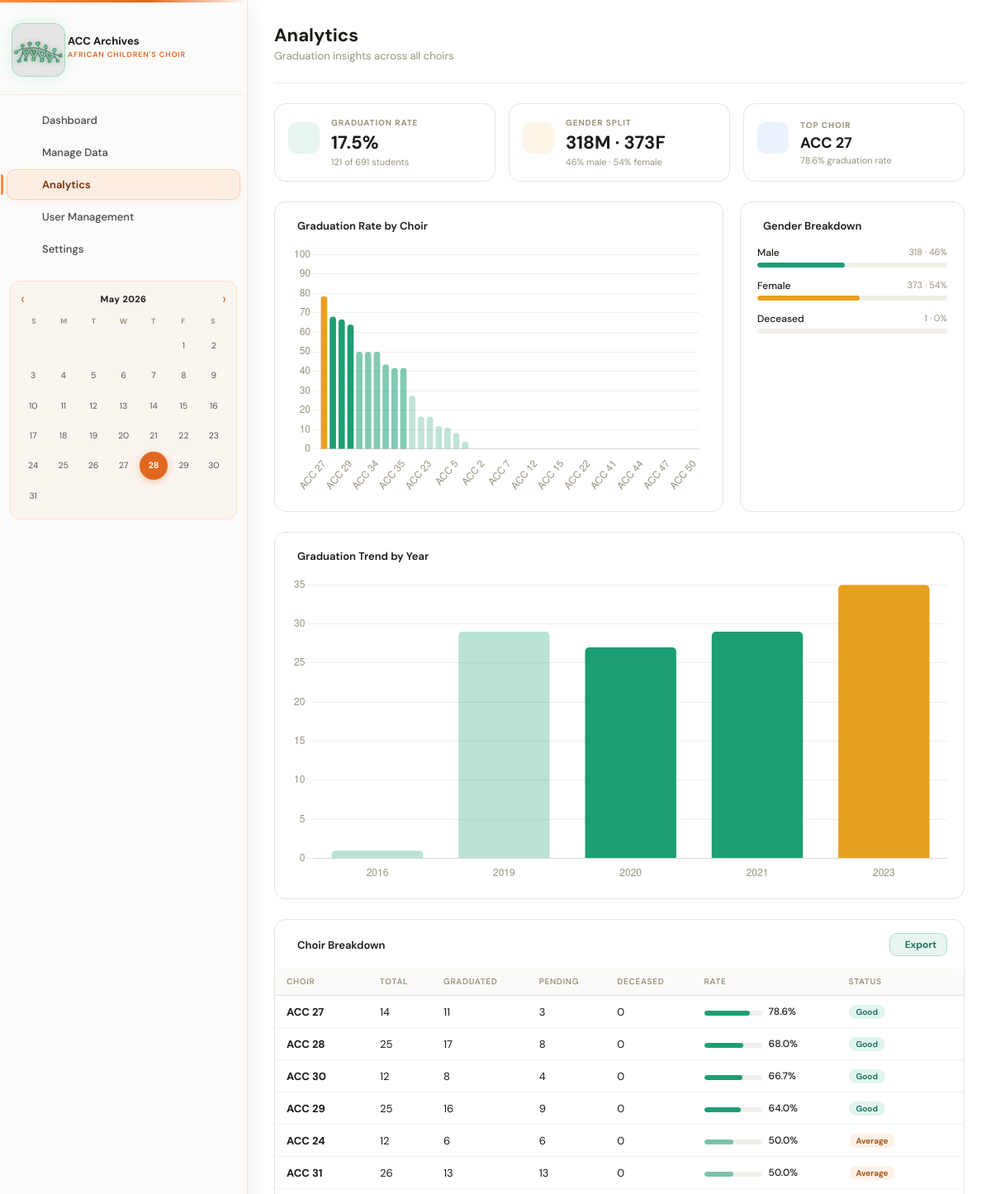
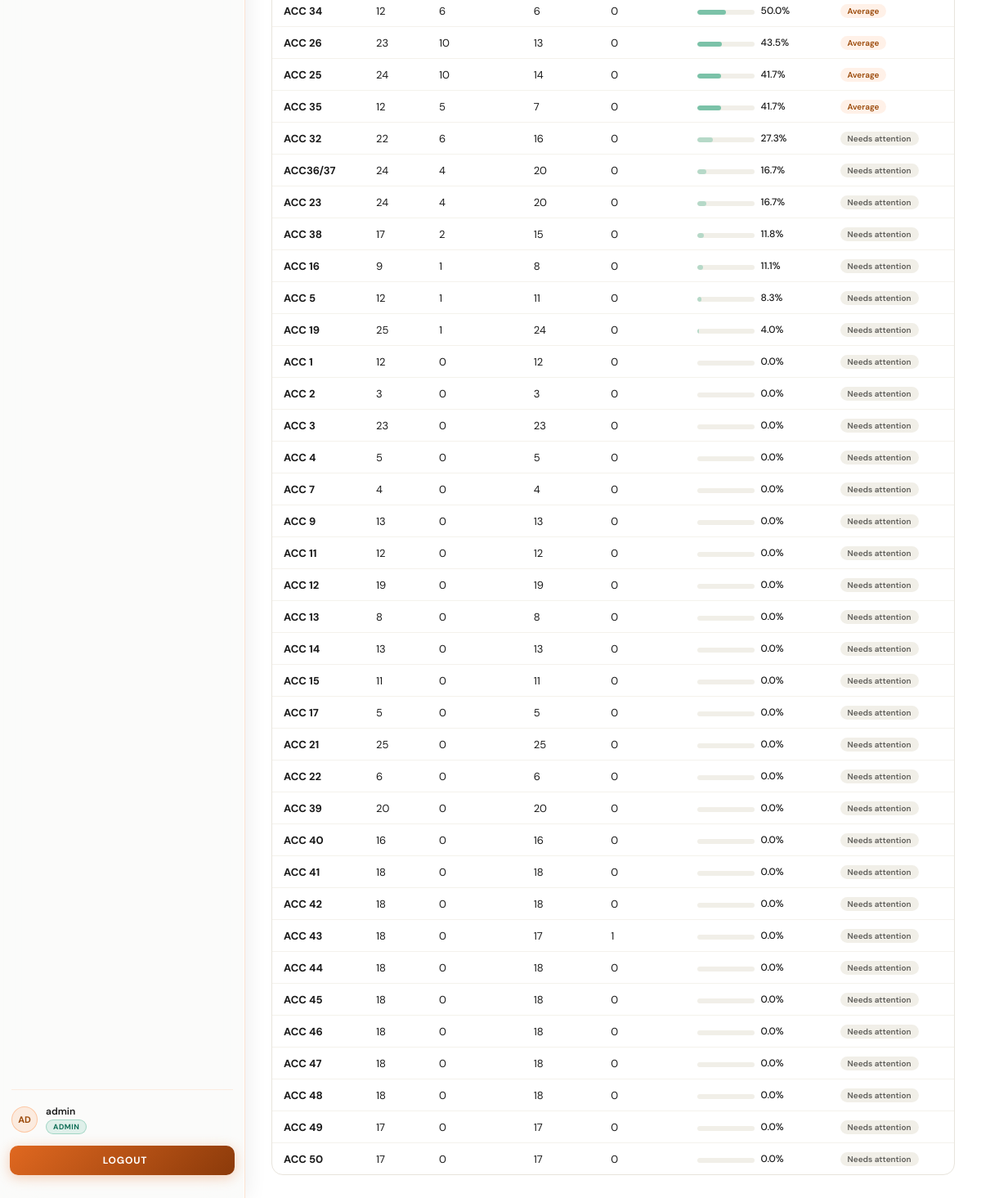
Screenshot of /analytics (signed in) with the database file from the repository (2 pictures, top to bottom).
### tables this page shows
CREATE TABLE choir_data (
            id                INTEGER PRIMARY KEY AUTOINCREMENT,
            identification_no TEXT    UNIQUE NOT NULL,
            name              TEXT,
            choir             TEXT,
            gender            TEXT,
            status            TEXT DEFAULT 'alive',
            comment           TEXT DEFAULT ''
        );

CREATE TABLE graduation_data (
            id                 INTEGER PRIMARY KEY AUTOINCREMENT,
            identification_no  TEXT NOT NULL,
            institute          TEXT,
            course_name        TEXT,
            duration           TEXT,
            year_of_graduation INTEGER,
            FOREIGN KEY (identification_no)
                REFERENCES choir_data(identification_no)
                ON DELETE CASCADE
        );

### routes/analytics.py (the view)
@analytics_bp.route("/analytics")
@login_required
def index():
    conn = connect_db(row_factory=True)
    rows = conn.execute("""
        SELECT c.identification_no, c.choir, c.gender, c.status,
               g.year_of_graduation
        FROM choir_data c
        LEFT JOIN graduation_data g ON c.identification_no = g.identification_no
    """).fetchall()
    conn.close()
    data = [dict(r) for r in rows]
    total     = len({r["identification_no"] for r in data})
    graduated = len({r["identification_no"] for r in data if r["year_of_graduation"]})
    deceased  = sum(1 for r in data if r["status"] == "deceased")
    grad_rate = round(graduated / total * 100, 1) if total else 0
    male   = sum(1 for r in data if r["gender"] == "M")
    female = sum(1 for r in data if r["gender"] == "F")
    choir_map = {}
    for r in data:
        c = r["choir"] or "Unknown"
        if c not in choir_map:
            choir_map[c] = {"total": 0, "graduated": 0, "deceased": 0}
        choir_map[c]["total"] += 1
        if r["year_of_graduation"]:
            choir_map[c]["graduated"] += 1
        if r["status"] == "deceased":
            choir_map[c]["deceased"] += 1
    choir_stats = []
    for name, s in choir_map.items():
        rate = round(s["graduated"] / s["total"] * 100, 1) if s["total"] else 0
        choir_stats.append({
            "choir": name, "total": s["total"],
            "graduated": s["graduated"], "deceased": s["deceased"],
            "pending": s["total"] - s["graduated"] - s["deceased"],
            "rate": rate,
        })
    choir_stats.sort(key=lambda x: x["rate"], reverse=True)
    top_choir = choir_stats[0] if choir_stats else {"choir": "—", "rate": 0}
    trend = {}
    for r in data:
        if r["year_of_graduation"]:
            yr = int(r["year_of_graduation"])
            trend[yr] = trend.get(yr, 0) + 1
    trend_labels = sorted(trend.keys())
    trend_values = [trend[y] for y in trend_labels]
    return render_template("analytics.html",
        total=total, graduated=graduated, deceased=deceased,
        grad_rate=grad_rate, male=male, female=female,
        top_choir=top_choir, choir_stats=choir_stats,
        trend_labels=json.dumps([str(y) for y in trend_labels]),
        trend_values=json.dumps(trend_values),
        choir_labels=json.dumps([s["choir"] for s in choir_stats]),
        choir_rates=json.dumps([s["rate"] for s in choir_stats]),
    )

### database.py (called while the page is built)
def connect_db(row_factory: bool = False):
    conn = sqlite3.connect(DB_PATH)
    conn.execute("PRAGMA foreign_keys = ON")
    if row_factory:
        conn.row_factory = sqlite3.Row
    return conn

### routes/auth.py (called while the page is built)
def login_required(f):
    @wraps(f)
    def decorated(*args, **kwargs):
        if not session.get("auth"):
            return redirect(url_for("auth.login"))
        return f(*args, **kwargs)
    return decorated

### templates/analytics.html (shortened to what this page needs)
{% extends "base.html" %}
{% block content %}
<div class="page-header">
  <div class="page-title">Analytics</div>
  <div class="page-sub">Graduation insights across all choirs</div>
</div>
<hr class="page-divider">
<div style="display:grid; grid-template-columns:repeat(3,1fr); gap:16px; margin-bottom:24px">
  <div class="card" style="display:flex; align-items:center; gap:14px; padding:16px">
    <div class="metric-icon teal"></div>
    <div>
      <div class="metric-label">Graduation Rate</div>
      <div class="metric-value" style="font-size:22px">{{ grad_rate }}%</div>
      <div class="metric-hint">{{ graduated }} of {{ total }} students</div>
    </div>
  </div>
  <div class="card" style="display:flex; align-items:center; gap:14px; padding:16px">
    <div class="metric-icon amber"></div>
    <div>
      <div class="metric-label">Gender Split</div>
      <div class="metric-value" style="font-size:22px">{{ male }}M · {{ female }}F</div>
      <div class="metric-hint">
        {{ ((male/total*100)|round|int) if total else 0 }}% male ·
        {{ ((female/total*100)|round|int) if total else 0 }}% female
      </div>
    </div>
  </div>
  <div class="card" style="display:flex; align-items:center; gap:14px; padding:16px">
    <div class="metric-icon blue"></div>
    <div>
      <div class="metric-label">Top Choir</div>
      <div class="metric-value" style="font-size:18px">{{ top_choir.choir }}</div>
      <div class="metric-hint">{{ top_choir.rate }}% graduation rate</div>
    </div>
  </div>
</div>
<div style="display:grid; grid-template-columns:2fr 1fr; gap:20px; margin-bottom:24px">
  <div class="card">
    <div class="card-title"> Graduation Rate by Choir</div>
    <canvas id="choirChart" height="180"></canvas>
  </div>
  <div class="card">
    <div class="card-title"> Gender Breakdown</div>
    {% set total_safe = total if total else 1 %}
    {% for label, value, pct, cls in [
      ('Male',     male,    (male/total_safe*100)|round|int,    'pb-green'),
      ('Female',   female,  (female/total_safe*100)|round|int,  'pb-amber'),
      ('Deceased', deceased,(deceased/total_safe*100)|round|int,'pb-faded'),
    ] %}
    <div style="margin-bottom:14px">
      <div style="display:flex; justify-content:space-between; margin-bottom:4px">
        <span style="font-size:12px; font-weight:500">{{ label }}</span>
        <span style="font-size:11px; color:#9A927E">{{ value }} · {{ pct }}%</span>
      </div>
      <div class="progress-bar-wrap">
        <div class="progress-bar {{ cls }}" style="--bar-w: {{ pct }}%"></div>
      </div>
    </div>
    {% endfor %}
  </div>
</div>
<div class="card" style="margin-bottom:24px">
  <div class="card-title"> Graduation Trend by Year</div>
  <canvas id="yearChart" height="140"></canvas>
</div>
<div class="card" style="padding:0; overflow:hidden">
  <div style="padding:16px 20px 0; display:flex; justify-content:space-between; align-items:center">
    <div class="card-title" style="margin-bottom:0"> Choir Breakdown</div>
    <a href="{{ url_for('analytics.index') }}?export=1" class="btn btn-download btn-sm">
       Export
    </a>
  </div>
  <div class="table-wrap" style="border:none; margin-top:14px">
    <table>
      <thead>
        <tr><th>Choir</th><th>Total</th><th>Graduated</th><th>Pending</th><th>Deceased</th><th>Rate</th><th>Status</th></tr>
      </thead>
      <tbody>
        {% for row in choir_stats %}
        <tr>
          <td><strong>{{ row.choir }}</strong></td>
          <td>{{ row.total }}</td>
          <td>{{ row.graduated }}</td>
          <td>{{ row.pending }}</td>
          <td>{{ row.deceased }}</td>
          <td>
            <div style="display:flex; align-items:center; gap:8px">
              <div class="progress-bar-wrap" style="width:70px">
                <div class="progress-bar
                  {% if row.rate >= 80 %}pb-amber
                  {% elif row.rate >= 60 %}pb-green
                  {% elif row.rate >= 40 %}pb-mid
                  {% else %}pb-faded{% endif %}"
                  style="--bar-w: {{ row.rate }}%">
                </div>
              </div>
              <span style="font-size:12px; font-weight:500">{{ row.rate }}%</span>
            </div>
          </td>
          <td>
            {% if row.rate >= 80 %}
              <span class="badge badge-green">Excellent</span>
            {% elif row.rate >= 60 %}
              <span class="badge badge-green">Good</span>
            {% elif row.rate >= 40 %}
              <span class="badge badge-orange">Average</span>
            {% else %}
              <span class="badge badge-gray">Needs attention</span>
            {% endif %}
          </td>
        </tr>
        {% endfor %}
      </tbody>
    </table>
  </div>
</div>
{% endblock %}
{% block scripts %}
<script>
const trendLabels = {{ trend_labels|safe }};
const trendValues = {{ trend_values|safe }};
const choirLabels = {{ choir_labels|safe }};
const choirRates  = {{ choir_rates|safe }};
// ── shared colour logic (matches dashboard trend chart) ───
function trendColors(values) {
  const lastIdx    = values.length - 1;
  const startGreen = Math.max(0, values.length - 3);
  return values.map((_, i) =>
    i === lastIdx    ? '#E8A020' :
    i >= startGreen  ? '#1D9E75' :
                       'rgba(29,158,117,0.3)'
  );
}
function rateColors(rates) {
  const maxRate = Math.max(...rates);
  return rates.map(r =>
    r === maxRate      ? '#E8A020' :
    r >= 60            ? '#1D9E75' :
    r >= 40            ? 'rgba(29,158,117,0.55)' :
                         'rgba(29,158,117,0.28)'
  );
}
const chartDefaults = {
  plugins: { legend: { display: false } },
  scales: {
    x: { grid: { display: false }, ticks: { color: '#9A927E' } },
    y: { grid: { color: '#F1EFE8' }, ticks: { color: '#9A927E' }, border: { display: false } }
  }
};
// Choir rate chart
new Chart(document.getElementById('choirChart'), {
  type: 'bar',
  data: {
    labels: choirLabels,
    datasets: [{ data: choirRates, backgroundColor: rateColors(choirRates), borderRadius: 5 }]
  },
  options: { ...chartDefaults, scales: { ...chartDefaults.scales, y: { ...chartDefaults.scales.y, max: 100 } } }
});
// Year trend chart
new Chart(document.getElementById('yearChart'), {
  type: 'bar',
  data: {
    labels: trendLabels,
    datasets: [{ data: trendValues, backgroundColor: trendColors(trendValues), borderRadius: 5 }]
  },
  options: chartDefaults
});
</script>
{% endblock %}

### static/css/main.css (style rules this page uses)
*, *::before, *::after { box-sizing: border-box; margin: 0; padding: 0 }
html, body { height: 100%; font-family: 'DM Sans', sans-serif; font-size: 14px; color: #1C1A14; background: #F4F5F2 }
.page-header { margin-bottom: 24px }
.page-title { font-size: 22px; font-weight: 700; color: #1C1A14 }
.page-sub { font-size: 13px; color: #9A927E; margin-top: 2px }
.page-divider { border: none; border-top: 1px solid #F0EDE6; margin: 16px 0 24px }
.card { background: #FFFFFF; border: 0.5px solid #E8E4DC; border-radius: 14px; padding: 20px; }
.card-title { font-size: 13px; font-weight: 600; color: #1a1a1a; margin-bottom: 16px; display: flex; align-items: center; gap: 7px }
.metric-icon { width: 38px; height: 38px; border-radius: 10px; display: flex; align-items: center; justify-content: center; margin-bottom: 12px }
.metric-icon.teal { background: rgba(29,158,117,0.10); color: #0F9E6A }
.metric-icon.amber { background: rgba(232,160,32,0.10); color: #C07A00 }
.metric-icon.blue { background: rgba(55,138,221,0.10); color: #1E78D4 }
.metric-label { font-size: 10px; font-weight: 700; color: #9A927E; text-transform: uppercase; letter-spacing: .09em; margin-bottom: 3px }
.metric-value { font-size: 28px; font-weight: 700; color: #1a1a1a; margin-bottom: 2px }
.metric-hint { font-size: 11px; color: #9A927E }
.table-wrap { overflow-x: auto; border-radius: 12px; border: 0.5px solid #E8E4DC }
table { width: 100%; border-collapse: collapse }
thead th { text-align: left; font-size: 10px; font-weight: 600; color: #9A927E; text-transform: uppercase; letter-spacing: .07em; padding: 10px 14px 10px; border-bottom: 0.5px solid #E8E4DC; background: #FAFAF8; }
tbody td { font-size: 13px; color: #1a1a1a; padding: 10px 14px; border-bottom: 0.5px solid #F4F2EC; vertical-align: middle }
tbody tr:last-child td { border-bottom: none }
.badge { display: inline-block; font-size: 10px; font-weight: 600; padding: 2px 9px; border-radius: 20px }
.badge-green { background: #E1F5EE; color: #0F6E56 }
.badge-gray { background: #F1EFE8; color: #5F5E5A }
.badge-orange { background: rgba(255,140,66,0.12); color: #9B4A0A }
.btn { display: inline-flex; align-items: center; gap: 6px; padding: 9px 18px; border-radius: 9px; font-size: 13px; font-weight: 600; border: none; cursor: pointer; text-decoration: none; transition: all .18s; font-family: 'DM Sans', sans-serif }
.btn-download { background: rgba(29,158,117,0.10); color: #0F6E56; border: 1px solid rgba(29,158,117,0.30) }
.btn-sm { padding: 5px 12px; font-size: 12px }
.progress-bar-wrap { height: 6px; background: #F1EFE8; border-radius: 3px; overflow: hidden; margin-top: 4px }
.progress-bar { height: 100%; border-radius: 3px; transition: width .4s; width: var(--bar-w, 0%); }
.pb-green { background: #1D9E75 }
.pb-mid { background: rgba(29,158,117,0.55) }
.pb-faded { background: rgba(29,158,117,0.28) }
.pb-amber { background: #E8A020 }

### rows the page displays
choir_data: choir "ACC 27", total "14", graduated "11", pending "3", deceased "0", rate "78.6", shows "Good"
graduation_data: choir "ACC 28", total "25", graduated "17", pending "8", deceased "0", rate "68.0", shows "Good"
graduation_data: choir "ACC 30", total "12", graduated "8", pending "4", deceased "0", rate "66.7", shows "Good"
graduation_data: choir "ACC 29", total "25", graduated "16", pending "9", deceased "0", rate "64.0", shows "Good"
choir_data: choir "ACC 24", total "12", graduated "6", pending "6", deceased "0", rate "50.0", shows "Average"
choir_data: choir "ACC 31", total "26", graduated "13", pending "13", deceased "0", rate "50.0", shows "Average"
graduation_data: choir "ACC 34", total "12", graduated "6", pending "6", deceased "0", rate "50.0", shows "Average"
choir_data: choir "ACC 26", total "23", graduated "10", pending "13", deceased "0", rate "43.5", shows "Average"
choir_data: choir "ACC 25", total "24", graduated "10", pending "14", deceased "0", rate "41.7", shows "Average"
graduation_data: choir "ACC 35", total "12", graduated "5", pending "7", deceased "0", rate "41.7", shows "Average"
choir_data: choir "ACC 32", total "22", graduated "6", pending "16", deceased "0", rate "27.3", shows "Needs attention"
choir_data: choir "ACC36/37", total "24", graduated "4", pending "20", deceased "0", rate "16.7", shows "Needs attention"
choir_data: choir "ACC 23", total "24", graduated "4", pending "20", deceased "0", rate "16.7", shows "Needs attention"
choir_data: choir "ACC 38", total "17", graduated "2", pending "15", deceased "0", rate "11.8", shows "Needs attention"
choir_data: choir "ACC 16", total "9", graduated "1", pending "8", deceased "0", rate "11.1", shows "Needs attention"
choir_data: choir "ACC 5", total "12", graduated "1", pending "11", deceased "0", rate "8.3", shows "Needs attention"
choir_data: choir "ACC 19", total "25", graduated "1", pending "24", deceased "0", rate "4.0", shows "Needs attention"
choir_data: choir "ACC 1", total "12", graduated "0", pending "12", deceased "0", rate "0.0", shows "Needs attention"
choir_data: choir "ACC 2", total "3", graduated "0", pending "3", deceased "0", rate "0.0", shows "Needs attention"
choir_data: choir "ACC 3", total "23", graduated "0", pending "23", deceased "0", rate "0.0", shows "Needs attention"
choir_data: choir "ACC 4", total "5", graduated "0", pending "5", deceased "0", rate "0.0", shows "Needs attention"
choir_data: choir "ACC 7", total "4", graduated "0", pending "4", deceased "0", rate "0.0", shows "Needs attention"
choir_data: choir "ACC 9", total "13", graduated "0", pending "13", deceased "0", rate "0.0", shows "Needs attention"
choir_data: choir "ACC 11", total "12", graduated "0", pending "12", deceased "0", rate "0.0", shows "Needs attention"
choir_data: choir "ACC 12", total "19", graduated "0", pending "19", deceased "0", rate "0.0", shows "Needs attention"
choir_data: choir "ACC 13", total "8", graduated "0", pending "8", deceased "0", rate "0.0", shows "Needs attention"
choir_data: choir "ACC 14", total "13", graduated "0", pending "13", deceased "0", rate "0.0", shows "Needs attention"
choir_data: choir "ACC 15", total "11", graduated "0", pending "11", deceased "0", rate "0.0", shows "Needs attention"
choir_data: choir "ACC 17", total "5", graduated "0", pending "5", deceased "0", rate "0.0", shows "Needs attention"
choir_data: choir "ACC 21", total "25", graduated "0", pending "25", deceased "0", rate "0.0", shows "Needs attention"
choir_data: choir "ACC 22", total "6", graduated "0", pending "6", deceased "0", rate "0.0", shows "Needs attention"
choir_data: choir "ACC 39", total "20", graduated "0", pending "20", deceased "0", rate "0.0", shows "Needs attention"
choir_data: choir "ACC 40", total "16", graduated "0", pending "16", deceased "0", rate "0.0", shows "Needs attention"
choir_data: choir "ACC 41", total "18", graduated "0", pending "18", deceased "0", rate "0.0", shows "Needs attention"
choir_data: choir "ACC 42", total "18", graduated "0", pending "18", deceased "0", rate "0.0", shows "Needs attention"
choir_data: choir "ACC 43", total "18", graduated "0", pending "17", deceased "1", rate "0.0", shows "Needs attention"
choir_data: choir "ACC 44", total "18", graduated "0", pending "18", deceased "0", rate "0.0", shows "Needs attention"
choir_data: choir "ACC 45", total "18", graduated "0", pending "18", deceased "0", rate "0.0", shows "Needs attention"
choir_data: choir "ACC 46", total "18", graduated "0", pending "18", deceased "0", rate "0.0", shows "Needs attention"
choir_data: choir "ACC 47", total "18", graduated "0", pending "18", deceased "0", rate "0.0", shows "Needs attention"
choir_data: choir "ACC 48", total "18", graduated "0", pending "18", deceased "0", rate "0.0", shows "Needs attention"
choir_data: choir "ACC 49", total "17", graduated "0", pending "17", deceased "0", rate "0.0", shows "Needs attention"
choir_data: choir "ACC 50", total "17", graduated "0", pending "17", deceased "0", rate "0.0", shows "Needs attention"

### other values shown
{{ session.username[:2]|upper }} "AD"
{{ session.username }} "admin"
{{ session.role|capitalize }} "ADMIN"
{{ grad_rate }} "17.5"
{{ graduated }} "121"
{{ total }} "691"
{{ male }} "318"
{{ female }} "373"
{{ ((male/total*100)|round|int) if total else 0 }} "46"
{{ ((female/total*100)|round|int) if total else 0 }} "54"
{{ top_choir.rate }} "78.6"
{{ label }} "Male" "Female" "Deceased"
{{ value }} "318" "373" "1"
{{ pct }} "46" "54" "0"
chart data {{ trend_labels|safe }} ["2016", "2019", "2020", "2021", "2023"]
